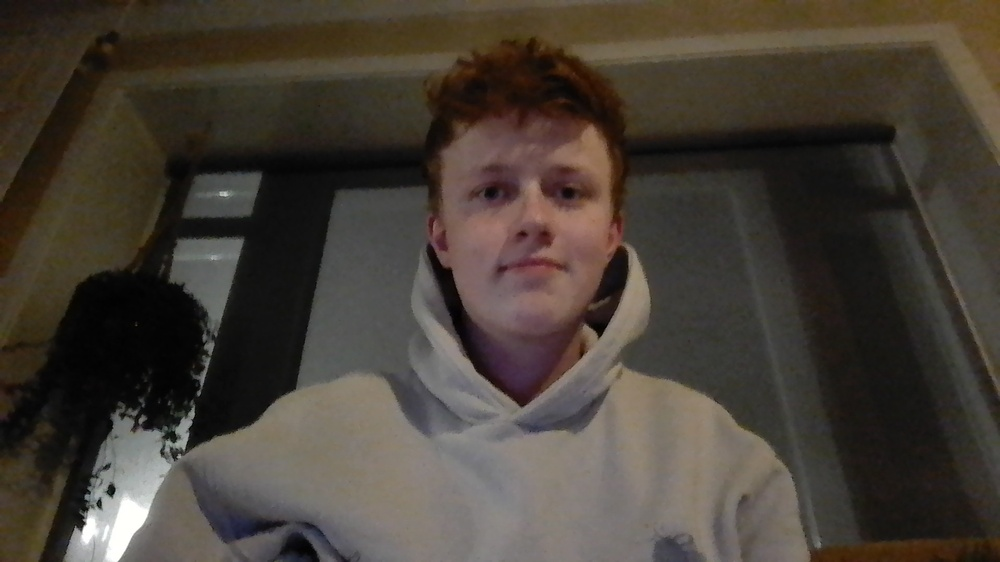
#> input picture vision/WIN_20260121_20_49_37_Pro.jpg, 1000 x 562 px, shrunk from 1920 x 1080 before the run, found by its file name
$ python train_face.py
#> lines starting #> are read from the running program, lines starting #| are printed output that depends on the picture
import cv2
import os
import numpy as np

TRAIN_IMG = "vision/WIN_20260121_20_49_37_Pro.jpg"
MODEL_PATH = "c:/Jarvis/models/kyan_lbph.xml"

# Haar cascade
CASCADE_PATH = cv2.data.haarcascades + "haarcascade_frontalface_default.xml"
face_cascade = cv2.CascadeClassifier(CASCADE_PATH)

img = cv2.imread(TRAIN_IMG)
#> img is the input picture: shape (562, 1000, 3); mean B, G, R 55, 63.5, 71.1
gray = cv2.cvtColor(img, cv2.COLOR_BGR2GRAY)
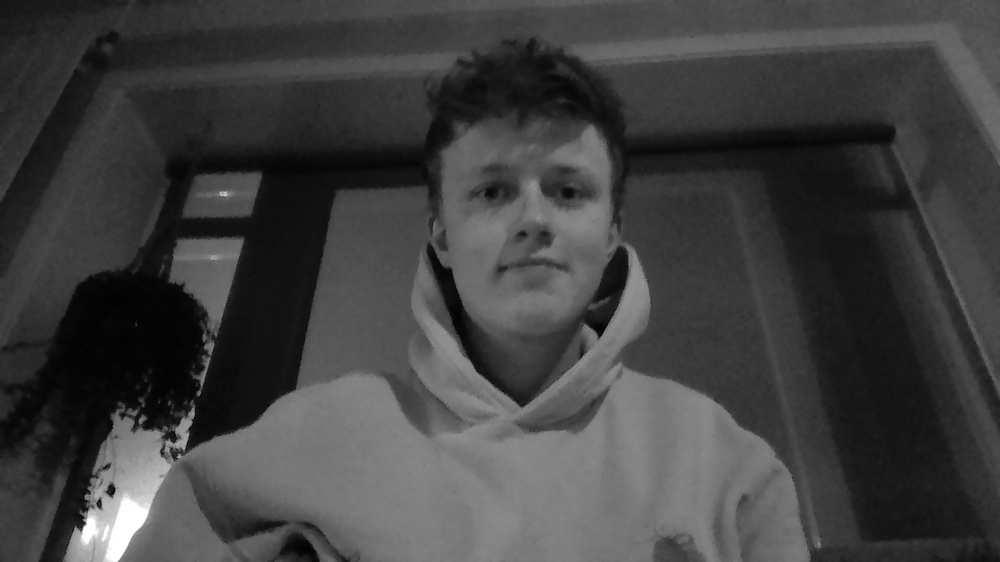
#> gray: shape (562, 1000); min 1, max 255, mean 64.8

faces = face_cascade.detectMultiScale(gray, 1.3, 5)
#> faces = [[422, 102, 221, 221]]
if len(faces) == 0:
    raise RuntimeError("No face found in training image")

(x, y, w, h) = faces[0]
#> x = 422; y = 102; w = 221; h = 221
face_roi = gray[y:y+h, x:x+w]
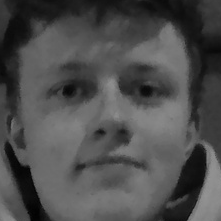
#> face_roi: shape (221, 221); min 1, max 149, mean 77.9

recognizer = cv2.face.LBPHFaceRecognizer_create()
recognizer.train([face_roi], np.array([1]))  # label 1 = Kyan
recognizer.save(MODEL_PATH)

print("Training complete. Model saved.")
